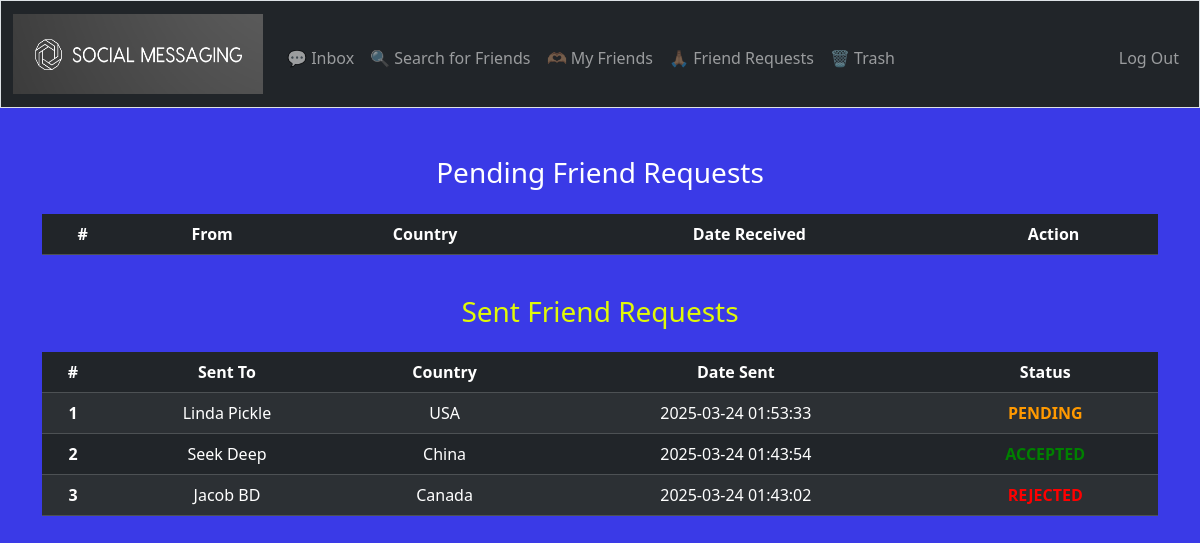
/requests (signed in), run on the app's committed database.
### tables this page shows
CREATE TABLE "friends" (
    id INTEGER PRIMARY KEY,
    requester_id INTEGER,     -- The user who sent the friend request
    addressee_id INTEGER,     -- The user who received the friend request
    status TEXT CHECK(status IN ('pending', 'accepted', 'rejected')),
    request_date DATETIME DEFAULT CURRENT_TIMESTAMP,
    FOREIGN KEY (requester_id) REFERENCES users(id),
    FOREIGN KEY (addressee_id) REFERENCES users(id),
    UNIQUE(requester_id, addressee_id)
);

CREATE TABLE users (
    id INTEGER PRIMARY KEY,
    username TEXT UNIQUE,
    hash TEXT,
    full_name TEXT,
    country TEXT
);

### app.py (the view)
@app.route("/requests")
@login_required
def check_requests():
    addressee_id = session["user_id"]  # The logged-in user receiving requests
    requests = db.execute("SELECT u.username, u.country, u.full_name, f.requester_id, f.request_date FROM friends f JOIN users u ON u.id = f.requester_id WHERE f.addressee_id = ? AND f.status = 'pending' ORDER BY f.request_date DESC", addressee_id)
    sent_requests = db.execute("SELECT u.username, u.country, u.full_name, f.addressee_id, f.status, f.request_date FROM friends f JOIN users u ON u.id = f.addressee_id WHERE f.requester_id = ? ORDER BY f.request_date DESC", addressee_id)
    return render_template("requests.html", requests=requests,  sent_requests=sent_requests)

### app.py (called while the page is built)
@app.after_request
def after_request(response):
    response.headers["Cache-Control"] = "no-cache, no-store, must-revalidate"
    response.headers["Expires"] = 0
    response.headers["Pragma"] = "no-cache"
    return response

### helpers.py (called while the page is built)
def login_required(f):
    @wraps(f)
    def decorated_function(*args, **kwargs):
        if session.get("user_id") is None:
            return redirect("/login")
        return f(*args, **kwargs)
    return decorated_function

### templates/requests.html (shortened to what this page needs)
{% extends "layout.html" %}
{% block main %}
    <h3 style="color: white;">Pending Friend Requests</h3>
    <table class="table table-striped table-dark caption-top">
        <caption><strong style="color: white;"></strong></caption>
        <thead>
          <tr>
            <th scope="col">#</th>
            <th scope="col">From</th>
            <th scope="col">Country</th>
            <th scope="col">Date Received</th>
            <th scope="col">Action</th>
          </tr>
        </thead>
      </table>
      <br>
      <h3 style="color: rgb(224, 249, 7);">Sent Friend Requests</h3>
      <table class="table table-striped table-dark caption-top">
          <caption><strong style="color: white;"></strong></caption>
          <thead>
            <tr>
              <th scope="col">#</th>
              <th scope="col">Sent To</th>
              <th scope="col">Country</th>
              <th scope="col">Date Sent</th>
              <th scope="col">Status</th>
            </tr>
          </thead>
          <tbody>
            {% for request in  sent_requests %}
            <tr>
              <th scope="row">{{ loop.index }}</th>
              <td>{{ request.full_name }}</td>
              <td>{{ request.country }}</td>
              <td>{{ request.request_date }}</td>
              <td>
                {% if request.status == 'accepted' %}
                    <b class="status-accepted">{{ request.status | upper }}</b>
                {% elif request.status == 'rejected' %}
                    <b class="status-rejected">{{ request.status | upper }}</b>
                {% elif request.status == 'pending' %}
                    <b class="status-pending">{{ request.status | upper }}</b>
                {% else %}
                    <b>{{ request.status | upper }}</b>
                {% endif %}
            </td>
            </tr>
            {% endfor %}
          </tbody>
        </table>
{% endblock %}

### static/styles.css (style rules this page uses)
.status-accepted { color: green; }
.status-rejected { color: red; }
.status-pending { color: rgb(255, 153, 0); }

### data on the page
friends: full_name "Linda Pickle", country "USA", request_date "2025-03-24 01:53:33", status "PENDING"
friends: full_name "Seek Deep", country "China", request_date "2025-03-24 01:43:54", status "ACCEPTED"
friends: full_name "Jacob BD", country "Canada", request_date "2025-03-24 01:43:02", status "REJECTED"
